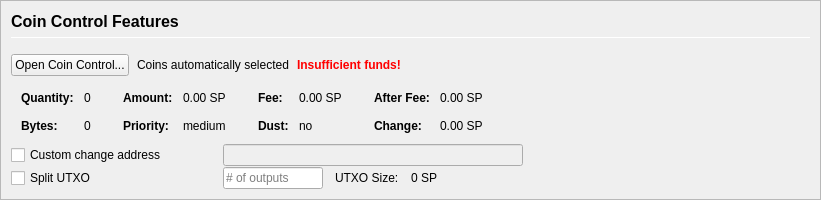
         <widget class="QFrame" name="frameCoinControl">
          <property name="sizePolicy">
           <sizepolicy hsizetype="Expanding" vsizetype="Expanding">
            <horstretch>0</horstretch>
            <verstretch>0</verstretch>
           </sizepolicy>
          </property>
          <property name="maximumSize">
           <size>
            <width>16777215</width>
            <height>16777215</height>
           </size>
          </property>
          <property name="frameShape">
           <enum>QFrame::StyledPanel</enum>
          </property>
          <property name="frameShadow">
           <enum>QFrame::Sunken</enum>
          </property>
          <layout class="QVBoxLayout" name="verticalLayoutCoinControl2">
           <property name="spacing">
            <number>0</number>
           </property>
           <property name="leftMargin">
            <number>0</number>
           </property>
           <property name="topMargin">
            <number>0</number>
           </property>
           <property name="rightMargin">
            <number>0</number>
           </property>
           <property name="bottomMargin">
            <number>0</number>
           </property>
           <item>
            <widget class="QFrame" name="frameCoinControl_BG">
             <layout class="QVBoxLayout" name="verticalLayoutCoinControl" stretch="0,0,0,0,0,0">
              <property name="spacing">
               <number>1</number>
              </property>
              <property name="leftMargin">
               <number>10</number>
              </property>
              <property name="topMargin">
               <number>10</number>
              </property>
              <item>
               <layout class="QHBoxLayout" name="horizontalLayoutCoinControl1">
                <property name="bottomMargin">
                 <number>15</number>
                </property>
                <item>
                 <layout class="QVBoxLayout" name="verticalLayout_3">
                  <property name="spacing">
                   <number>6</number>
                  </property>
                  <item>
                   <widget class="QLabel" name="labelCoinControlFeatures">
                    <property name="sizePolicy">
                     <sizepolicy hsizetype="Preferred" vsizetype="Maximum">
                      <horstretch>0</horstretch>
                      <verstretch>0</verstretch>
                     </sizepolicy>
                    </property>
                    <property name="minimumSize">
                     <size>
                      <width>0</width>
                      <height>20</height>
                     </size>
                    </property>
                    <property name="font">
                     <font>
                      <pointsize>12</pointsize>
                      <weight>75</weight>
                      <bold>true</bold>
                     </font>
                    </property>
                    <property name="styleSheet">
                     <string notr="true">font-weight:bold;</string>
                    </property>
                    <property name="text">
                     <string>Coin Control Features</string>
                    </property>
                   </widget>
                  </item>
                  <item>
                   <widget class="Line" name="line">
                    <property name="minimumSize">
                     <size>
                      <width>0</width>
                      <height>1</height>
                     </size>
                    </property>
                    <property name="maximumSize">
                     <size>
                      <width>16777215</width>
                      <height>1</height>
                     </size>
                    </property>
                    <property name="orientation">
                     <enum>Qt::Horizontal</enum>
                    </property>
                   </widget>
                  </item>
                 </layout>
                </item>
               </layout>
              </item>
              <item>
               <layout class="QHBoxLayout" name="horizontalLayoutCoinControl2" stretch="0,0,0,0">
                <property name="spacing">
                 <number>8</number>
                </property>
                <property name="bottomMargin">
                 <number>10</number>
                </property>
                <item>
                 <widget class="QPushButton" name="pushButtonCoinControl">
                  <property name="styleSheet">
                   <string notr="true"/>
                  </property>
                  <property name="text">
                   <string>Open Coin Control...</string>
                  </property>
                  <property name="autoDefault">
                   <bool>false</bool>
                  </property>
                 </widget>
                </item>
                <item>
                 <widget class="QLabel" name="labelCoinControlAutomaticallySelected">
                  <property name="text">
                   <string>Coins automatically selected</string>
                  </property>
                  <property name="margin">
                   <number>5</number>
                  </property>
                 </widget>
                </item>
                <item>
                 <widget class="QLabel" name="labelCoinControlInsuffFunds">
                  <property name="font">
                   <font>
                    <weight>75</weight>
                    <bold>true</bold>
                   </font>
                  </property>
                  <property name="styleSheet">
                   <string notr="true">color:red;font-weight:bold;</string>
                  </property>
                  <property name="text">
                   <string>Insufficient funds!</string>
                  </property>
                  <property name="margin">
                   <number>5</number>
                  </property>
                 </widget>
                </item>
                <item>
                 <spacer name="horizontalSpacerCoinControl">
                  <property name="orientation">
                   <enum>Qt::Horizontal</enum>
                  </property>
                  <property name="sizeHint" stdset="0">
                   <size>
                    <width>40</width>
                    <height>1</height>
                   </size>
                  </property>
                 </spacer>
                </item>
               </layout>
              </item>
              <item>
               <widget class="QWidget" name="widgetCoinControl" native="true">
                <property name="sizePolicy">
                 <sizepolicy hsizetype="Preferred" vsizetype="Preferred">
                  <horstretch>0</horstretch>
                  <verstretch>0</verstretch>
                 </sizepolicy>
                </property>
                <property name="minimumSize">
                 <size>
                  <width>0</width>
                  <height>0</height>
                 </size>
                </property>
                <property name="styleSheet">
                 <string notr="true"/>
                </property>
                <layout class="QHBoxLayout" name="horizontalLayoutCoinControl5">
                 <property name="leftMargin">
                  <number>0</number>
                 </property>
                 <property name="topMargin">
                  <number>0</number>
                 </property>
                 <property name="rightMargin">
                  <number>0</number>
                 </property>
                 <property name="bottomMargin">
                  <number>0</number>
                 </property>
                 <item>
                  <layout class="QHBoxLayout" name="horizontalLayoutCoinControl3" stretch="0,0,0,1">
                   <property name="spacing">
                    <number>20</number>
                   </property>
                   <property name="topMargin">
                    <number>0</number>
                   </property>
                   <property name="bottomMargin">
                    <number>10</number>
                   </property>
                   <item>
                    <layout class="QFormLayout" name="formLayoutCoinControl1">
                     <property name="horizontalSpacing">
                      <number>10</number>
                     </property>
                     <property name="verticalSpacing">
                      <number>14</number>
                     </property>
                     <property name="leftMargin">
                      <number>10</number>
                     </property>
                     <property name="topMargin">
                      <number>4</number>
                     </property>
                     <property name="rightMargin">
                      <number>6</number>
                     </property>
                     <item row="0" column="0">
                      <widget class="QLabel" name="labelCoinControlQuantityText">
                       <property name="font">
                        <font>
                         <weight>75</weight>
                         <bold>true</bold>
                        </font>
                       </property>
                       <property name="text">
                        <string>Quantity:</string>
                       </property>
                       <property name="margin">
                        <number>0</number>
                       </property>
                      </widget>
                     </item>
                     <item row="0" column="1">
                      <widget class="QLabel" name="labelCoinControlQuantity">
                       <property name="cursor">
                        <cursorShape>IBeamCursor</cursorShape>
                       </property>
                       <property name="contextMenuPolicy">
                        <enum>Qt::ActionsContextMenu</enum>
                       </property>
                       <property name="text">
                        <string notr="true">0</string>
                       </property>
                       <property name="margin">
                        <number>0</number>
                       </property>
                       <property name="textInteractionFlags">
                        <set>Qt::LinksAccessibleByMouse|Qt::TextSelectableByKeyboard|Qt::TextSelectableByMouse</set>
                       </property>
                      </widget>
                     </item>
                     <item row="1" column="0">
                      <widget class="QLabel" name="labelCoinControlBytesText">
                       <property name="font">
                        <font>
                         <weight>75</weight>
                         <bold>true</bold>
                        </font>
                       </property>
                       <property name="text">
                        <string>Bytes:</string>
                       </property>
                      </widget>
                     </item>
                     <item row="1" column="1">
                      <widget class="QLabel" name="labelCoinControlBytes">
                       <property name="cursor">
                        <cursorShape>IBeamCursor</cursorShape>
                       </property>
                       <property name="contextMenuPolicy">
                        <enum>Qt::ActionsContextMenu</enum>
                       </property>
                       <property name="text">
                        <string notr="true">0</string>
                       </property>
                       <property name="textInteractionFlags">
                        <set>Qt::LinksAccessibleByMouse|Qt::TextSelectableByKeyboard|Qt::TextSelectableByMouse</set>
                       </property>
                      </widget>
                     </item>
                    </layout>
                   </item>
                   <item>
                    <layout class="QFormLayout" name="formLayoutCoinControl2">
                     <property name="horizontalSpacing">
                      <number>10</number>
                     </property>
                     <property name="verticalSpacing">
                      <number>14</number>
                     </property>
                     <property name="leftMargin">
                      <number>6</number>
                     </property>
                     <property name="topMargin">
                      <number>4</number>
                     </property>
                     <property name="rightMargin">
                      <number>6</number>
                     </property>
                     <item row="0" column="0">
                      <widget class="QLabel" name="labelCoinControlAmountText">
                       <property name="font">
                        <font>
                         <weight>75</weight>
                         <bold>true</bold>
                        </font>
                       </property>
                       <property name="text">
                        <string>Amount:</string>
                       </property>
                       <property name="margin">
                        <number>0</number>
                       </property>
                      </widget>
                     </item>
                     <item row="0" column="1">
                      <widget class="QLabel" name="labelCoinControlAmount">
                       <property name="cursor">
                        <cursorShape>IBeamCursor</cursorShape>
                       </property>
                       <property name="contextMenuPolicy">
                        <enum>Qt::ActionsContextMenu</enum>
                       </property>
                       <property name="text">
                        <string notr="true">0.00 SP</string>
                       </property>
                       <property name="textInteractionFlags">
                        <set>Qt::LinksAccessibleByMouse|Qt::TextSelectableByKeyboard|Qt::TextSelectableByMouse</set>
                       </property>
                      </widget>
                     </item>
                     <item row="1" column="0">
                      <widget class="QLabel" name="labelCoinControlPriorityText">
                       <property name="font">
                        <font>
                         <weight>75</weight>
                         <bold>true</bold>
                        </font>
                       </property>
                       <property name="text">
                        <string>Priority:</string>
                       </property>
                      </widget>
                     </item>
                     <item row="1" column="1">
                      <widget class="QLabel" name="labelCoinControlPriority">
                       <property name="cursor">
                        <cursorShape>IBeamCursor</cursorShape>
                       </property>
                       <property name="contextMenuPolicy">
                        <enum>Qt::ActionsContextMenu</enum>
                       </property>
                       <property name="text">
                        <string>medium</string>
                       </property>
                       <property name="textInteractionFlags">
                        <set>Qt::LinksAccessibleByMouse|Qt::TextSelectableByKeyboard|Qt::TextSelectableByMouse</set>
                       </property>
                      </widget>
                     </item>
                    </layout>
                   </item>
                   <item>
                    <layout class="QFormLayout" name="formLayoutCoinControl3">
                     <property name="horizontalSpacing">
                      <number>10</number>
                     </property>
                     <property name="verticalSpacing">
                      <number>14</number>
                     </property>
                     <property name="leftMargin">
                      <number>6</number>
                     </property>
                     <property name="topMargin">
                      <number>4</number>
                     </property>
                     <property name="rightMargin">
                      <number>6</number>
                     </property>
                     <item row="0" column="0">
                      <widget class="QLabel" name="labelCoinControlFeeText">
                       <property name="font">
                        <font>
                         <weight>75</weight>
                         <bold>true</bold>
                        </font>
                       </property>
                       <property name="text">
                        <string>Fee:</string>
                       </property>
                       <property name="margin">
                        <number>0</number>
                       </property>
                      </widget>
                     </item>
                     <item row="0" column="1">
                      <widget class="QLabel" name="labelCoinControlFee">
                       <property name="cursor">
                        <cursorShape>IBeamCursor</cursorShape>
                       </property>
                       <property name="contextMenuPolicy">
                        <enum>Qt::ActionsContextMenu</enum>
                       </property>
                       <property name="text">
                        <string notr="true">0.00 SP</string>
                       </property>
                       <property name="textInteractionFlags">
                        <set>Qt::LinksAccessibleByMouse|Qt::TextSelectableByKeyboard|Qt::TextSelectableByMouse</set>
                       </property>
                      </widget>
                     </item>
                     <item row="1" column="0">
                      <widget class="QLabel" name="labelCoinControlLowOutputText">
                       <property name="font">
                        <font>
                         <weight>75</weight>
                         <bold>true</bold>
                        </font>
                       </property>
                       <property name="text">
                        <string>Dust:</string>
                       </property>
                      </widget>
                     </item>
                     <item row="1" column="1">
                      <widget class="QLabel" name="labelCoinControlLowOutput">
                       <property name="cursor">
                        <cursorShape>IBeamCursor</cursorShape>
                       </property>
                       <property name="contextMenuPolicy">
                        <enum>Qt::ActionsContextMenu</enum>
                       </property>
                       <property name="text">
                        <string>no</string>
                       </property>
                       <property name="textInteractionFlags">
                        <set>Qt::LinksAccessibleByMouse|Qt::TextSelectableByKeyboard|Qt::TextSelectableByMouse</set>
                       </property>
                      </widget>
                     </item>
                    </layout>
                   </item>
                   <item>
                    <layout class="QFormLayout" name="formLayoutCoinControl4">
                     <property name="horizontalSpacing">
                      <number>10</number>
                     </property>
                     <property name="verticalSpacing">
                      <number>14</number>
                     </property>
                     <property name="leftMargin">
                      <number>6</number>
                     </property>
                     <property name="topMargin">
                      <number>4</number>
                     </property>
                     <property name="rightMargin">
                      <number>6</number>
                     </property>
                     <item row="0" column="0">
                      <widget class="QLabel" name="labelCoinControlAfterFeeText">
                       <property name="font">
                        <font>
                         <weight>75</weight>
                         <bold>true</bold>
                        </font>
                       </property>
                       <property name="text">
                        <string>After Fee:</string>
                       </property>
                       <property name="margin">
                        <number>0</number>
                       </property>
                      </widget>
                     </item>
                     <item row="0" column="1">
                      <widget class="QLabel" name="labelCoinControlAfterFee">
                       <property name="cursor">
                        <cursorShape>IBeamCursor</cursorShape>
                       </property>
                       <property name="contextMenuPolicy">
                        <enum>Qt::ActionsContextMenu</enum>
                       </property>
                       <property name="text">
                        <string notr="true">0.00 SP</string>
                       </property>
                       <property name="textInteractionFlags">
                        <set>Qt::LinksAccessibleByMouse|Qt::TextSelectableByKeyboard|Qt::TextSelectableByMouse</set>
                       </property>
                      </widget>
                     </item>
                     <item row="1" column="0">
                      <widget class="QLabel" name="labelCoinControlChangeText">
                       <property name="font">
                        <font>
                         <weight>75</weight>
                         <bold>true</bold>
                        </font>
                       </property>
                       <property name="text">
                        <string>Change:</string>
                       </property>
                      </widget>
                     </item>
                     <item row="1" column="1">
                      <widget class="QLabel" name="labelCoinControlChange">
                       <property name="cursor">
                        <cursorShape>IBeamCursor</cursorShape>
                       </property>
                       <property name="contextMenuPolicy">
                        <enum>Qt::ActionsContextMenu</enum>
                       </property>
                       <property name="text">
                        <string notr="true">0.00 SP</string>
                       </property>
                       <property name="textInteractionFlags">
                        <set>Qt::LinksAccessibleByMouse|Qt::TextSelectableByKeyboard|Qt::TextSelectableByMouse</set>
                       </property>
                      </widget>
                     </item>
                    </layout>
                   </item>
                  </layout>
                 </item>
                </layout>
               </widget>
              </item>
              <item>
               <layout class="QHBoxLayout" name="horizontalLayoutCoinControl4">
                <property name="spacing">
                 <number>12</number>
                </property>
                <property name="sizeConstraint">
                 <enum>QLayout::SetDefaultConstraint</enum>
                </property>
                <property name="topMargin">
                 <number>0</number>
                </property>
                <property name="rightMargin">
                 <number>0</number>
                </property>
                <item>
                 <widget class="QCheckBox" name="checkBoxCoinControlChange">
                  <property name="sizePolicy">
                   <sizepolicy hsizetype="Preferred" vsizetype="Preferred">
                    <horstretch>0</horstretch>
                    <verstretch>0</verstretch>
                   </sizepolicy>
                  </property>
                  <property name="minimumSize">
                   <size>
                    <width>200</width>
                    <height>0</height>
                   </size>
                  </property>
                  <property name="maximumSize">
                   <size>
                    <width>200</width>
                    <height>16777215</height>
                   </size>
                  </property>
                  <property name="toolTip">
                   <string>If this is activated, but the change address is empty or invalid, change will be sent to a newly generated address.</string>
                  </property>
                  <property name="text">
                   <string>Custom change address</string>
                  </property>
                 </widget>
                </item>
                <item>
                 <widget class="QValidatedLineEdit" name="lineEditCoinControlChange">
                  <property name="enabled">
                   <bool>false</bool>
                  </property>
                  <property name="sizePolicy">
                   <sizepolicy hsizetype="Preferred" vsizetype="Preferred">
                    <horstretch>0</horstretch>
                    <verstretch>0</verstretch>
                   </sizepolicy>
                  </property>
                  <property name="minimumSize">
                   <size>
                    <width>300</width>
                    <height>0</height>
                   </size>
                  </property>
                 </widget>
                </item>
                <item>
                 <widget class="QLabel" name="labelCoinControlChangeLabel">
                  <property name="sizePolicy">
                   <sizepolicy hsizetype="Preferred" vsizetype="Preferred">
                    <horstretch>0</horstretch>
                    <verstretch>0</verstretch>
                   </sizepolicy>
                  </property>
                  <property name="minimumSize">
                   <size>
                    <width>100</width>
                    <height>0</height>
                   </size>
                  </property>
                  <property name="text">
                   <string/>
                  </property>
                  <property name="margin">
                   <number>3</number>
                  </property>
                 </widget>
                </item>
               </layout>
              </item>
              <item>
               <layout class="QHBoxLayout" name="horizontalLayoutCoinControl6">
                <property name="spacing">
                 <number>12</number>
                </property>
                <property name="rightMargin">
                 <number>0</number>
                </property>
                <item>
                 <widget class="QCheckBox" name="splitBlockCheckBox">
                  <property name="sizePolicy">
                   <sizepolicy hsizetype="Preferred" vsizetype="Preferred">
                    <horstretch>0</horstretch>
                    <verstretch>0</verstretch>
                   </sizepolicy>
                  </property>
                  <property name="minimumSize">
                   <size>
                    <width>200</width>
                    <height>0</height>
                   </size>
                  </property>
                  <property name="maximumSize">
                   <size>
                    <width>200</width>
                    <height>16777215</height>
                   </size>
                  </property>
                  <property name="text">
                   <string>Split UTXO</string>
                  </property>
                 </widget>
                </item>
                <item>
                 <widget class="QLineEdit" name="splitBlockLineEdit">
                  <property name="sizePolicy">
                   <sizepolicy hsizetype="Preferred" vsizetype="Preferred">
                    <horstretch>50</horstretch>
                    <verstretch>0</verstretch>
                   </sizepolicy>
                  </property>
                  <property name="minimumSize">
                   <size>
                    <width>100</width>
                    <height>0</height>
                   </size>
                  </property>
                  <property name="maximumSize">
                   <size>
                    <width>100</width>
                    <height>16777215</height>
                   </size>
                  </property>
                  <property name="placeholderText">
                   <string># of outputs</string>
                  </property>
                 </widget>
                </item>
                <item>
                 <widget class="QLabel" name="labelBlockSizeText">
                  <property name="text">
                   <string>UTXO Size:</string>
                  </property>
                 </widget>
                </item>
                <item>
                 <widget class="QLabel" name="labelBlockSize">
                  <property name="text">
                   <string>0 SP</string>
                  </property>
                 </widget>
                </item>
                <item>
                 <spacer name="horizontalSpacer_7">
                  <property name="orientation">
                   <enum>Qt::Horizontal</enum>
                  </property>
                  <property name="sizeHint" stdset="0">
                   <size>
                    <width>40</width>
                    <height>20</height>
                   </size>
                  </property>
                 </spacer>
                </item>
               </layout>
              </item>
              <item>
               <spacer name="verticalSpacerCoinControl">
                <property name="orientation">
                 <enum>Qt::Vertical</enum>
                </property>
                <property name="sizeHint" stdset="0">
                 <size>
                  <width>800</width>
                  <height>1</height>
                 </size>
                </property>
               </spacer>
              </item>
             </layout>
            </widget>
           </item>
          </layout>
         </widget>
